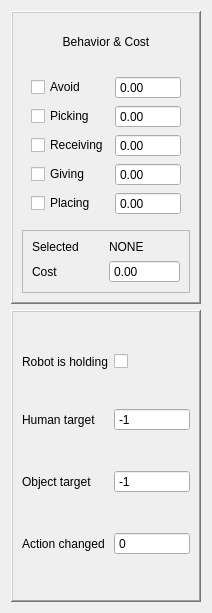
<?xml version="1.0" encoding="UTF-8"?>
<ui version="4.0">
 <class>AttentionalWidget</class>
 <widget class="QWidget" name="AttentionalWidget">
  <property name="geometry">
   <rect>
    <x>0</x>
    <y>0</y>
    <width>212</width>
    <height>613</height>
   </rect>
  </property>
  <property name="windowTitle">
   <string>Form</string>
  </property>
  <layout class="QVBoxLayout" name="verticalLayout_3">
   <item>
    <widget class="QFrame" name="behaviorFrame">
     <property name="frameShape">
      <enum>QFrame::WinPanel</enum>
     </property>
     <property name="frameShadow">
      <enum>QFrame::Raised</enum>
     </property>
     <layout class="QVBoxLayout" name="verticalLayout_2">
      <item>
       <widget class="QLabel" name="labelBehaviorTitle">
        <property name="text">
         <string>Behavior &amp; Cost</string>
        </property>
        <property name="textFormat">
         <enum>Qt::LogText</enum>
        </property>
        <property name="alignment">
         <set>Qt::AlignCenter</set>
        </property>
        <property name="wordWrap">
         <bool>false</bool>
        </property>
       </widget>
      </item>
      <item>
       <widget class="QFrame" name="frame">
        <property name="frameShape">
         <enum>QFrame::NoFrame</enum>
        </property>
        <property name="frameShadow">
         <enum>QFrame::Raised</enum>
        </property>
        <layout class="QGridLayout" name="gridLayout_2">
         <item row="0" column="0">
          <widget class="QCheckBox" name="checkBoxAvoid">
           <property name="text">
            <string>Avoid</string>
           </property>
           <property name="checkable">
            <bool>true</bool>
           </property>
          </widget>
         </item>
         <item row="0" column="1">
          <widget class="QDoubleSpinBox" name="doubleSpinBoxAvoid">
           <property name="readOnly">
            <bool>true</bool>
           </property>
           <property name="buttonSymbols">
            <enum>QAbstractSpinBox::NoButtons</enum>
           </property>
          </widget>
         </item>
         <item row="1" column="0">
          <widget class="QCheckBox" name="checkBoxPicking">
           <property name="text">
            <string>Picking</string>
           </property>
           <property name="checkable">
            <bool>true</bool>
           </property>
          </widget>
         </item>
         <item row="1" column="1">
          <widget class="QDoubleSpinBox" name="doubleSpinBoxPicking">
           <property name="readOnly">
            <bool>true</bool>
           </property>
           <property name="buttonSymbols">
            <enum>QAbstractSpinBox::NoButtons</enum>
           </property>
          </widget>
         </item>
         <item row="2" column="0">
          <widget class="QCheckBox" name="checkBoxReceiving">
           <property name="text">
            <string>Receiving</string>
           </property>
          </widget>
         </item>
         <item row="2" column="1">
          <widget class="QDoubleSpinBox" name="doubleSpinBoxReceiving">
           <property name="readOnly">
            <bool>true</bool>
           </property>
           <property name="buttonSymbols">
            <enum>QAbstractSpinBox::NoButtons</enum>
           </property>
          </widget>
         </item>
         <item row="3" column="0">
          <widget class="QCheckBox" name="checkBoxGiving">
           <property name="text">
            <string>Giving</string>
           </property>
          </widget>
         </item>
         <item row="3" column="1">
          <widget class="QDoubleSpinBox" name="doubleSpinBoxGiving">
           <property name="readOnly">
            <bool>true</bool>
           </property>
           <property name="buttonSymbols">
            <enum>QAbstractSpinBox::NoButtons</enum>
           </property>
          </widget>
         </item>
         <item row="4" column="0">
          <widget class="QCheckBox" name="checkBoxPlacing">
           <property name="text">
            <string>Placing</string>
           </property>
          </widget>
         </item>
         <item row="4" column="1">
          <widget class="QDoubleSpinBox" name="doubleSpinBoxPlacing">
           <property name="readOnly">
            <bool>true</bool>
           </property>
           <property name="buttonSymbols">
            <enum>QAbstractSpinBox::NoButtons</enum>
           </property>
          </widget>
         </item>
        </layout>
       </widget>
      </item>
      <item>
       <widget class="QFrame" name="frame_2">
        <property name="frameShape">
         <enum>QFrame::StyledPanel</enum>
        </property>
        <property name="frameShadow">
         <enum>QFrame::Raised</enum>
        </property>
        <layout class="QGridLayout" name="gridLayout_3">
         <item row="0" column="0">
          <widget class="QLabel" name="labelSelectedText">
           <property name="text">
            <string>Selected</string>
           </property>
          </widget>
         </item>
         <item row="0" column="1">
          <widget class="QLabel" name="labelBehaviorSelected">
           <property name="text">
            <string>NONE</string>
           </property>
          </widget>
         </item>
         <item row="1" column="0">
          <widget class="QLabel" name="label">
           <property name="text">
            <string>Cost</string>
           </property>
          </widget>
         </item>
         <item row="1" column="1">
          <widget class="QDoubleSpinBox" name="doubleSpinBoxTotalCost">
           <property name="readOnly">
            <bool>true</bool>
           </property>
           <property name="buttonSymbols">
            <enum>QAbstractSpinBox::NoButtons</enum>
           </property>
          </widget>
         </item>
        </layout>
       </widget>
      </item>
     </layout>
    </widget>
   </item>
   <item>
    <widget class="QFrame" name="reportData">
     <property name="frameShape">
      <enum>QFrame::WinPanel</enum>
     </property>
     <property name="frameShadow">
      <enum>QFrame::Raised</enum>
     </property>
     <layout class="QGridLayout" name="gridLayout">
      <item row="0" column="0">
       <widget class="QLabel" name="labelHolding">
        <property name="text">
         <string>Robot is holding</string>
        </property>
       </widget>
      </item>
      <item row="0" column="1">
       <widget class="QCheckBox" name="checkBoxRobotHolding">
        <property name="text">
         <string/>
        </property>
        <property name="checked">
         <bool>false</bool>
        </property>
       </widget>
      </item>
      <item row="1" column="0">
       <widget class="QLabel" name="labelhumantarget">
        <property name="text">
         <string>Human target</string>
        </property>
       </widget>
      </item>
      <item row="1" column="1">
       <widget class="QSpinBox" name="spinBoxHumanTarget">
        <property name="readOnly">
         <bool>true</bool>
        </property>
        <property name="buttonSymbols">
         <enum>QAbstractSpinBox::NoButtons</enum>
        </property>
        <property name="minimum">
         <number>-1</number>
        </property>
        <property name="value">
         <number>-1</number>
        </property>
       </widget>
      </item>
      <item row="2" column="0">
       <widget class="QLabel" name="labelObjectTarget">
        <property name="text">
         <string>Object target</string>
        </property>
       </widget>
      </item>
      <item row="2" column="1">
       <widget class="QSpinBox" name="spinBoxObjectTarget">
        <property name="readOnly">
         <bool>true</bool>
        </property>
        <property name="buttonSymbols">
         <enum>QAbstractSpinBox::NoButtons</enum>
        </property>
        <property name="minimum">
         <number>-1</number>
        </property>
        <property name="value">
         <number>-1</number>
        </property>
       </widget>
      </item>
      <item row="3" column="0">
       <widget class="QLabel" name="labelActionChanged">
        <property name="text">
         <string>Action changed</string>
        </property>
       </widget>
      </item>
      <item row="3" column="1">
       <widget class="QSpinBox" name="spinBoxActionChanged">
        <property name="readOnly">
         <bool>true</bool>
        </property>
        <property name="buttonSymbols">
         <enum>QAbstractSpinBox::NoButtons</enum>
        </property>
        <property name="minimum">
         <number>0</number>
        </property>
        <property name="maximum">
         <number>1</number>
        </property>
        <property name="value">
         <number>0</number>
        </property>
       </widget>
      </item>
     </layout>
    </widget>
   </item>
  </layout>
 </widget>
 <resources/>
 <connections/>
</ui>
